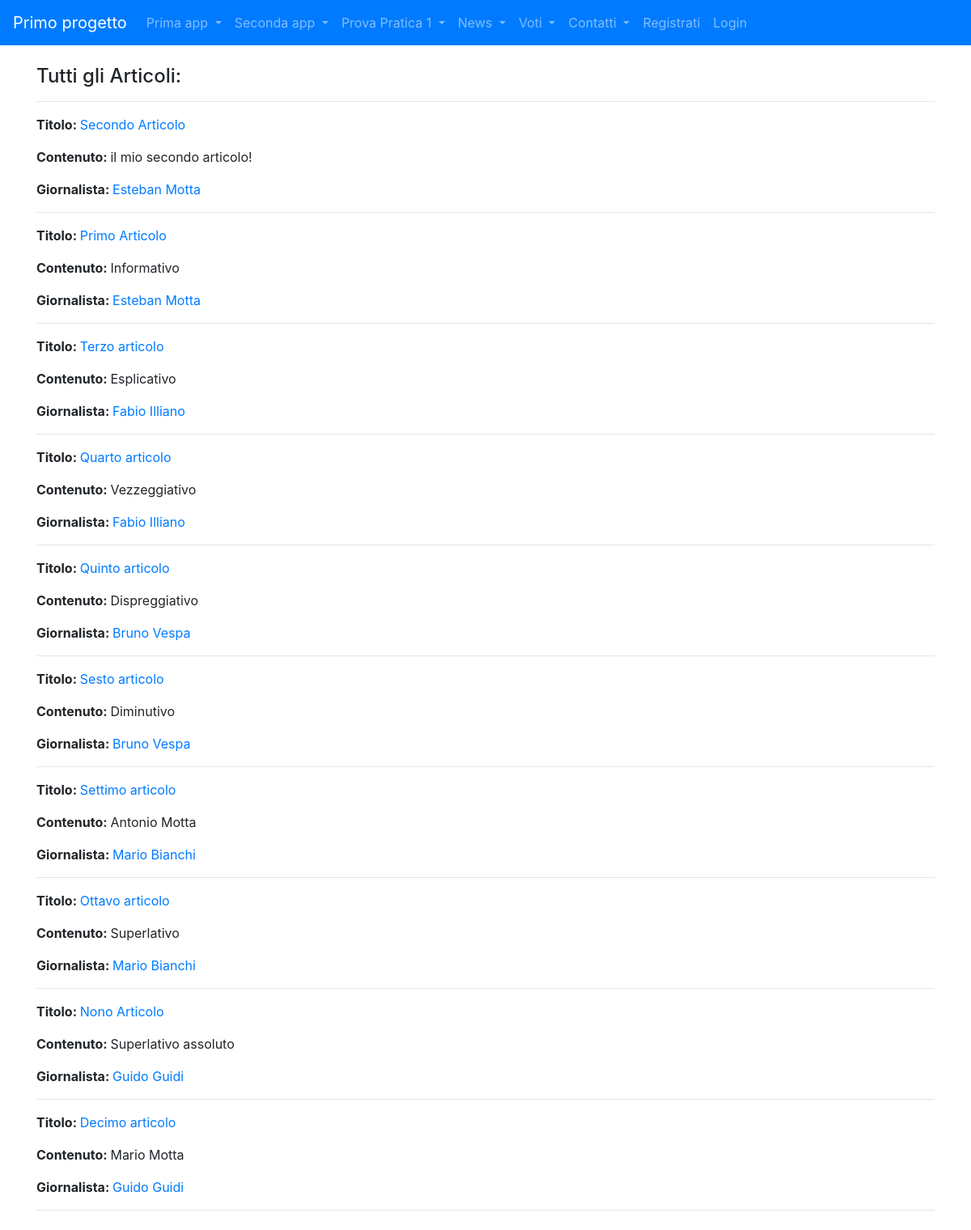
/news/lista_articoli, run on an earlier commit of the app's database.
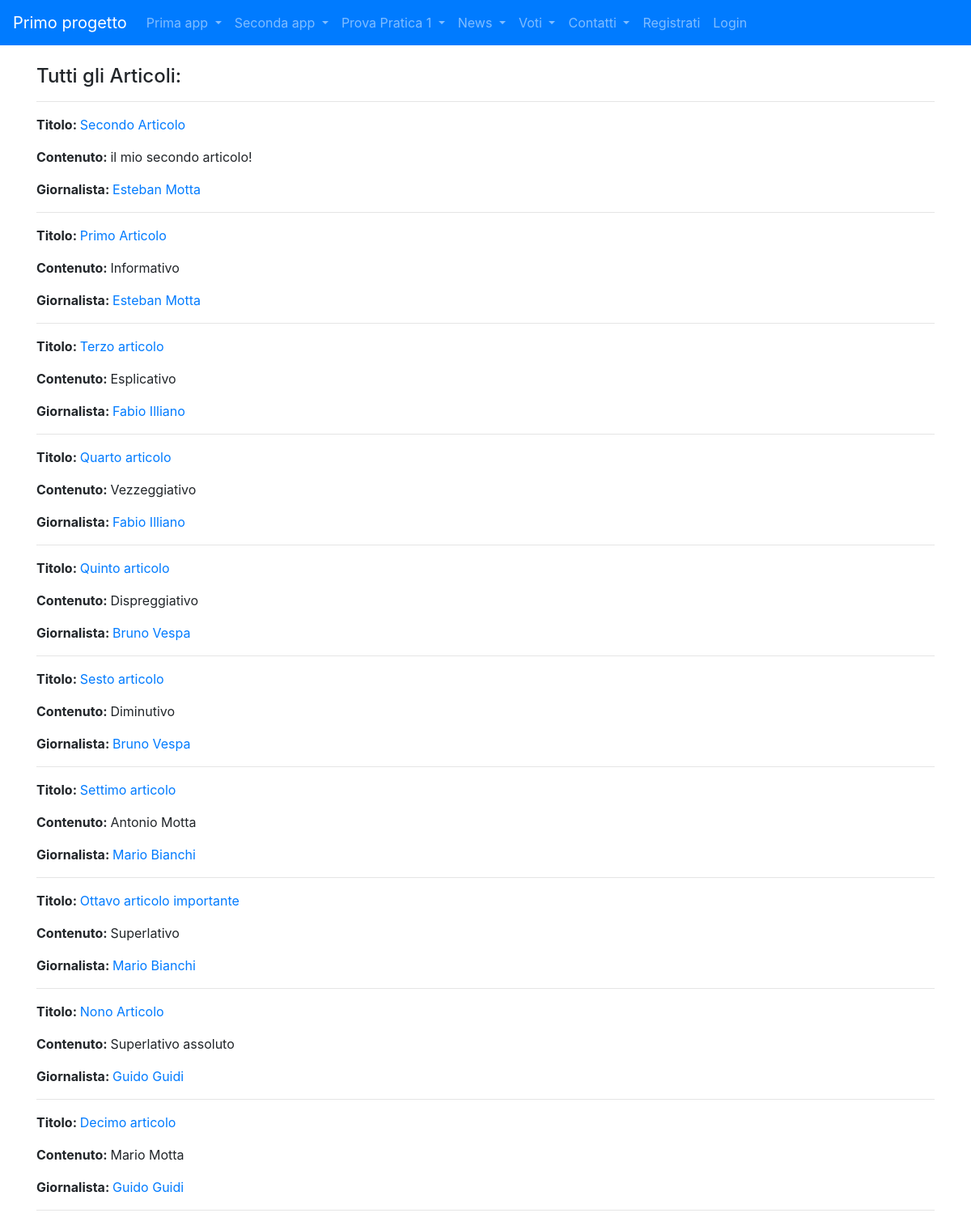
And on a later commit of the database.
### news/models.py (models this page shows, shortened)
class Articolo(models.Model):
    titolo = models.CharField(max_length=100)
    contenuto = models.TextField()
    giornalista = models.ForeignKey(Giornalista, on_delete=models.CASCADE, related_name="articoli")
    data = models.DateField(blank=True)
    visualizzazioni = models.IntegerField(default=0, blank=True)
    class Meta:
        verbose_name = "Articolo"
        verbose_name_plural = "Articoli"

class Giornalista(models.Model):
    nome = models.CharField(max_length=20)
    cognome = models.CharField(max_length=20)
    anno_di_nascita = models.DateField(blank=True)
    def __str__(self):
        return self.nome + " " + self.cognome
    class Meta:
        verbose_name = "Giornalista"
        verbose_name_plural = "Giornalisti"

### news/views.py (the view)
# urls.py: path('lista_articoli', listaArticoli, name="lista_articoli"),
def listaArticoli(request, pk=None):
    trovato = False
    is_vuota = False
    if pk:
        articoli = Articolo.objects.filter(giornalista_id=pk)
        trovato = True
    else:
        articoli = Articolo.objects.all()
    if not articoli:
        is_vuota = True
    context={
        'articoli': articoli,
        'trovato': trovato,
        'is_vuota': is_vuota
    }
    return render(request, 'lista_articoli.html', context)

### news/templates/news/lista_articoli.html (shortened to what this page needs)
{% extends 'base.html' %}
{% block content %}
{% if not is_vuota %}
    {% if trovato %}:
        <h4>Articoli del giornalista:</h4>
    {% else %}
        <h4>Tutti gli Articoli:</h4>
    {% endif %}
{% else %}
    <h4>Nessun articolo trovato!</h4>
{% endif %}
<hr></hr>
    {% for articolo in articoli %}
        <p><strong>Titolo: </strong> <a href="./articoli/{{ articolo.id }}">{{ articolo.titolo }}</a> </p>
        <p><strong>Contenuto: </strong> {{articolo.contenuto}}</p>
        <p><strong>Giornalista: </strong> <a href={% url 'news:giornalista_detail' articolo.giornalista.id %}>{{ articolo.giornalista }}</a></p>
        <hr></hr>
    {% endfor %}
{% endblock content %}

What changed in the data, as far as the page shows it:
changed Articolo "Superlativo": titolo "Ottavo articolo" → "Ottavo articolo importante"
